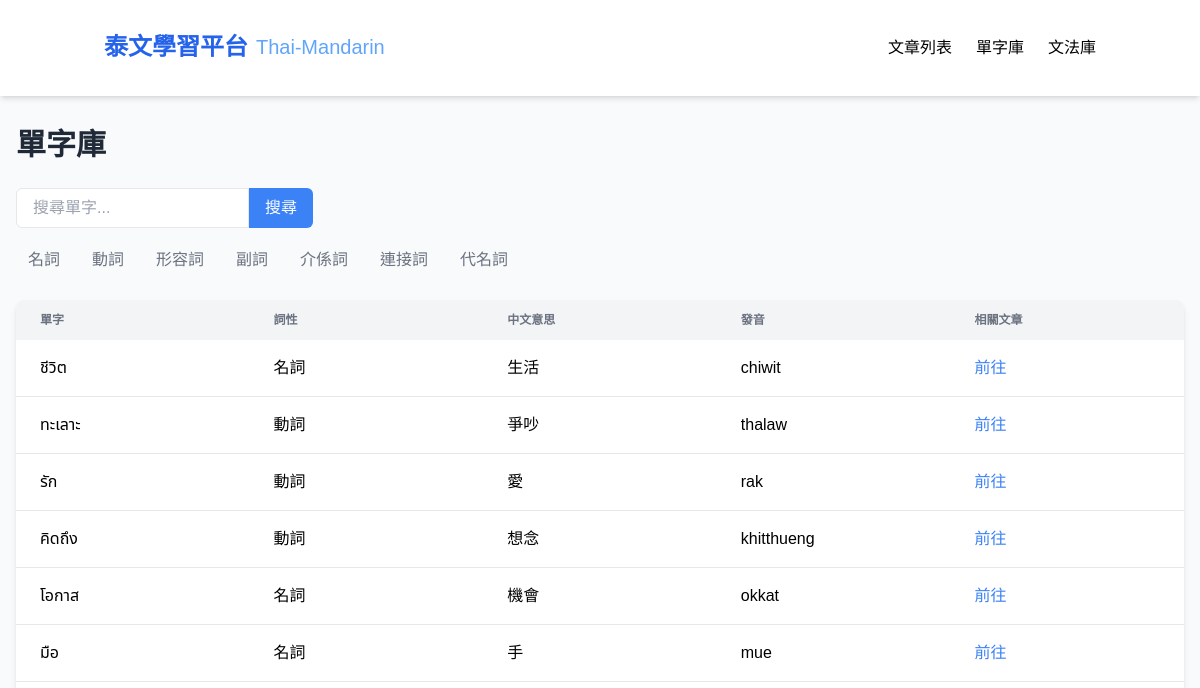
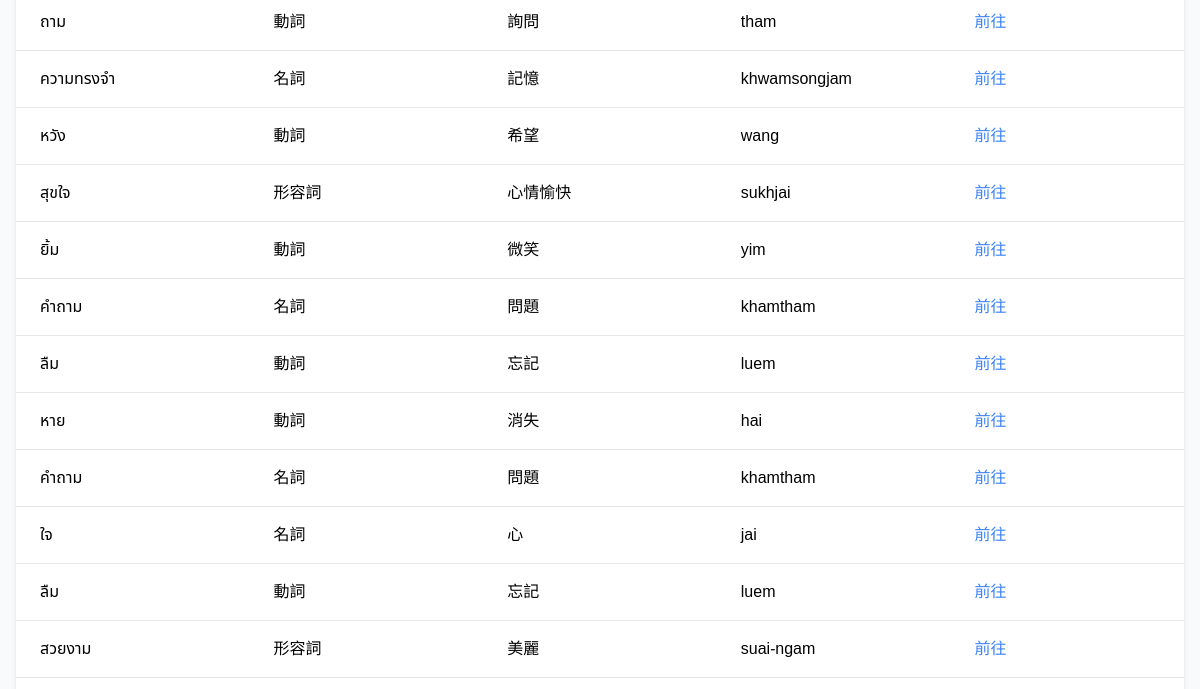
Page /vocabulary (upper part) on the earlier database version (2 pictures, top to bottom).
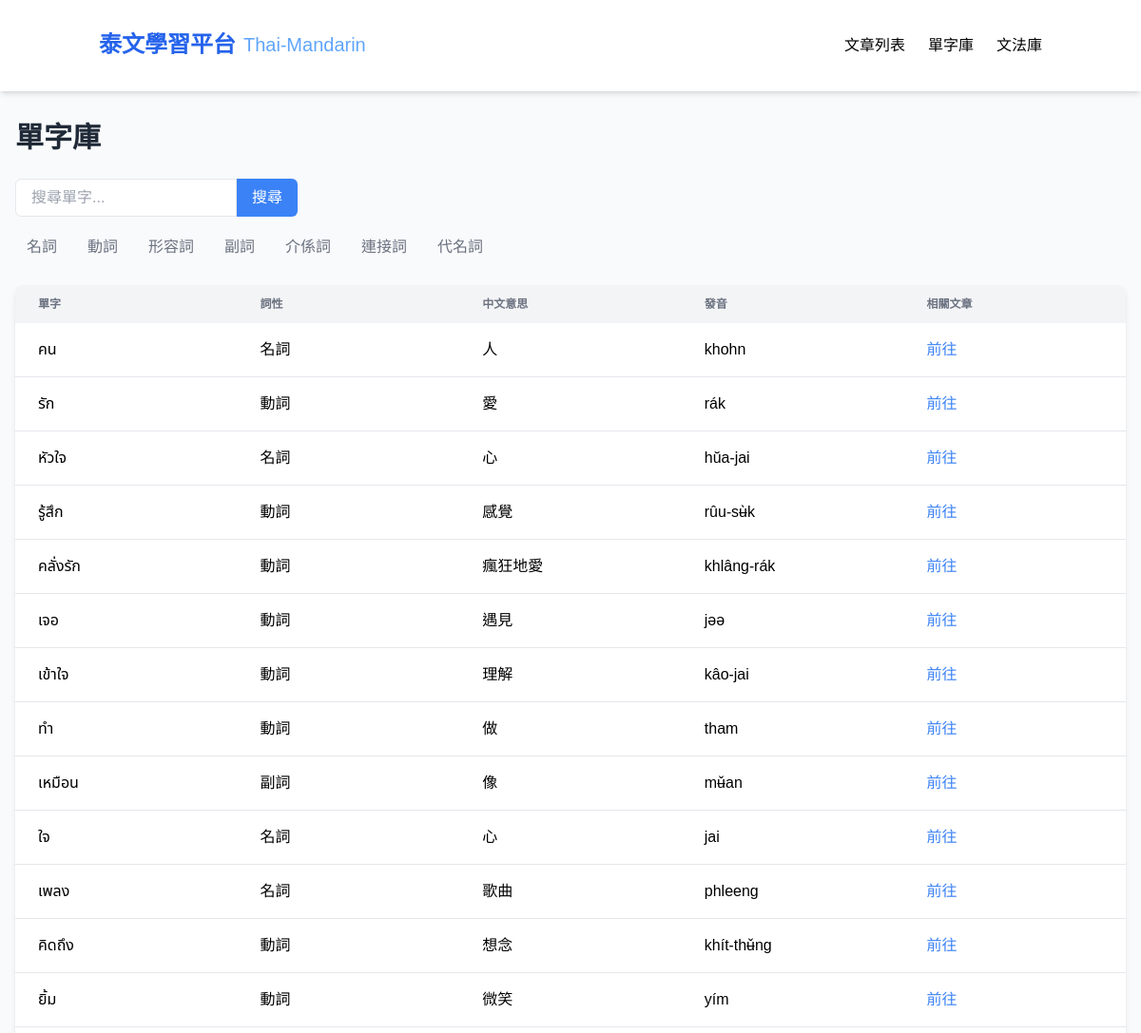
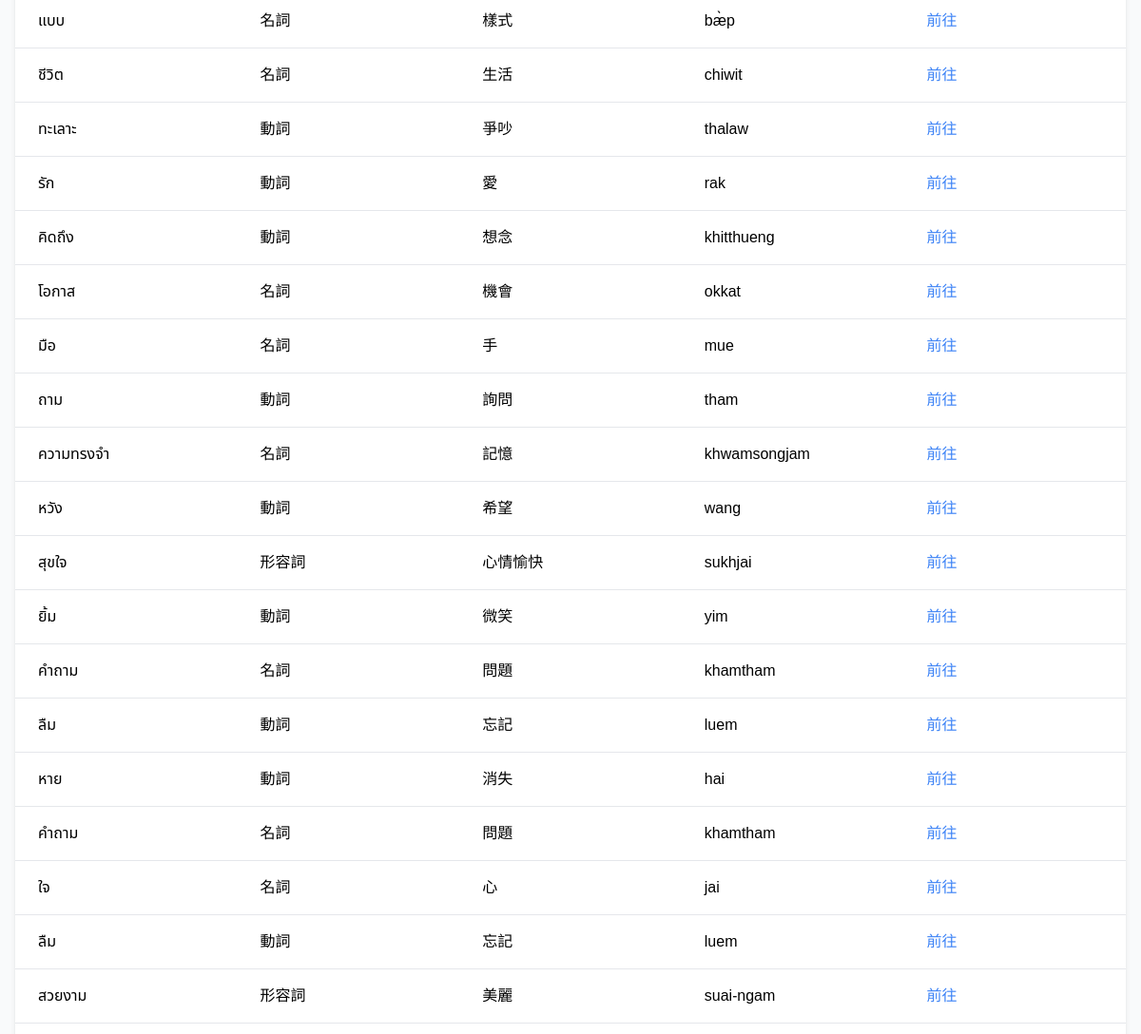
Same page on the later database version (2 pictures, top to bottom).
### tables this page shows
CREATE TABLE Word (
    id INTEGER PRIMARY KEY,
    thai TEXT,
    chinese TEXT,
    type TEXT,
    pronunciation TEXT,
    articleId INTEGER,
    createdAt TEXT,
    updatedAt TEXT
);

### app_sqlite.py (the view)
@app.route('/vocabulary')
def vocabulary():
    conn = get_db_connection()
    words = conn.execute('SELECT * FROM Word ORDER BY createdAt DESC').fetchall()
    conn.close()
    return render_template('vocabulary.html', words=words)

### app_sqlite.py (called while the page is built)
def get_db_connection():
    base_path = os.path.dirname(os.path.abspath(__file__))
    db_path = os.path.join(base_path, 'data.db')
    conn = sqlite3.connect(db_path)  # SQLite 檔名
    conn.row_factory = sqlite3.Row     # 讓取出的資料像字典一樣操作
    return conn

### templates/vocabulary.html (shortened to what this page needs)
<!DOCTYPE html>
<html lang="zh-TW">
<head>
  <script src="https://cdn.tailwindcss.com"></script>
</head>
<body class="bg-gray-50">
  <nav class="bg-white shadow-md sticky top-0 z-50">
    <div class="container mx-auto px-4 py-4">
      <div class="flex justify-between items-center py-4">
        <div class="flex items-center space-x-2">
          <span class="text-2xl font-bold text-blue-600">泰文學習平台</span>
          <span class="thai-text text-xl text-blue-400">Thai-Mandarin</span>
        </div>
        <div class="hidden md:flex space-x-6">
          <a href="/" class="hover:text-blue-600">文章列表</a>
          <a href="/vocabulary" class="hover:text-blue-600">單字庫</a>
          <a href="/grammar" class="hover:text-blue-600">文法庫</a>
        </div>
      </div>
    </div>
  </nav>
  <div class="px-4 py-8">
  <h1 class="text-3xl font-bold mb-6 text-gray-800">單字庫</h1>
  <div class="mb-6">
    <div class="flex mb-4">
      <input id="vocabulary-search" type="text" placeholder="搜尋單字..." class="border rounded-l-md px-4" />
      <button class="bg-blue-500 hover:bg-blue-600 text-white px-4 py-2 rounded-r-md">搜尋</button>
    </div>
    <div class="flex flex-wrap gap-2 mb-4">
      <button class="px-3 py-1 bg-gray-50 text-gray-500 rounded-full hover:bg-gray-200" data-type="名詞">名詞</button>
      <button class="px-3 py-1 bg-gray-50 text-gray-500 rounded-full hover:bg-gray-200" data-type="動詞">動詞</button>
      <button class="px-3 py-1 bg-gray-50 text-gray-500 rounded-full hover:bg-gray-200" data-type="形容詞">形容詞</button>
      <button class="px-3 py-1 bg-gray-50 text-gray-500 rounded-full hover:bg-gray-200" data-type="副詞">副詞</button>
      <button class="px-3 py-1 bg-gray-50 text-gray-500 rounded-full hover:bg-gray-200" data-type="介係詞">介係詞</button>
      <button class="px-3 py-1 bg-gray-50 text-gray-500 rounded-full hover:bg-gray-200" data-type="連接詞">連接詞</button>
      <button class="px-3 py-1 bg-gray-50 text-gray-500 rounded-full hover:bg-gray-200" data-type="代名詞">代名詞</button>
    </div>
  </div>
  <div class="hidden md:block bg-white rounded-lg shadow-md overflow-x-auto">
    <table class="min-w-full w-full table-fixed">
      <thead class="bg-gray-100">
        <tr>
          <th class="px-6 py-3 text-left text-xs text-gray-500 uppercase w-1/5">單字</th>
          <th class="px-6 py-3 text-left text-xs text-gray-500 uppercase w-1/5">詞性</th>
          <th class="px-6 py-3 text-left text-xs text-gray-500 uppercase w-1/5">中文意思</th>
          <th class="px-6 py-3 text-left text-xs text-gray-500 uppercase w-1/5">發音</th>
          <th class="px-6 py-3 text-left text-xs text-gray-500 uppercase w-1/5">相關文章</th>
        </tr>
      </thead>
      <tbody class="divide-y divide-gray-200">
        {% for word in words %}
        <tr class="hover:bg-gray-50 vocabulary-row" data-type="{{ word.type }}">
          <td class="px-6 py-4 whitespace-nowrap thai-text">{{ word.thai }}</td>
          <td class="px-6 py-4 whitespace-nowrap">{{ word.type }}</td>
          <td class="px-6 py-4 whitespace-nowrap">{{ word.chinese }}</td>
          <td class="px-6 py-4 whitespace-nowrap">{{ word.pronunciation }}</td>
          <td class="px-6 py-4 whitespace-nowrap">
            {% if word.articleId %}
              <a href="/article/{{ word.articleId }}" class="text-blue-500 hover:underline">前往</a>
            {% else %}
              -
            {% endif %}
          </td>
        </tr>
        {% endfor %}
      </tbody>
    </table>
  </div>
</body>
</html>

### templates/vocabulary.html (style rules this page uses)
body { font-family: 'Noto Sans TC', 'Noto Sans Thai', sans-serif; background-color: #f8f9fa; }
.thai-text { font-family: 'Noto Sans Thai', sans-serif; }

Differences in the rows shown:
added Word: thai "คน", type "名詞", chinese "人", pronunciation "khohn"
added Word: thai "รัก", type "動詞", chinese "愛", pronunciation "rák"
added Word: thai "หัวใจ", type "名詞", chinese "心", pronunciation "hŭa-jai"
added Word: thai "รู้สึก", type "動詞", chinese "感覺", pronunciation "rûu-sʉ̀k"
added Word: thai "คลั่งรัก", type "動詞", chinese "瘋狂地愛", pronunciation "khlâng-rák"
added Word: thai "เจอ", type "動詞", chinese "遇見", pronunciation "jəə"
added Word: thai "เข้าใจ", type "動詞", chinese "理解", pronunciation "kâo-jai"
added Word: thai "ทำ", type "動詞", chinese "做", pronunciation "tham"
added Word: thai "เหมือน", type "副詞", chinese "像", pronunciation "mʉ̌an"
added Word: thai "ใจ", type "名詞", chinese "心", pronunciation "jai"
added Word: thai "เพลง", type "名詞", chinese "歌曲", pronunciation "phleeng"
added Word: thai "คิดถึง", type "動詞", chinese "想念", pronunciation "khít-thʉ̌ng"
added Word: thai "ยิ้ม", type "動詞", chinese "微笑", pronunciation "yím"
added Word: thai "แบบ", type "名詞", chinese "樣式", pronunciation "bæ̀p"
